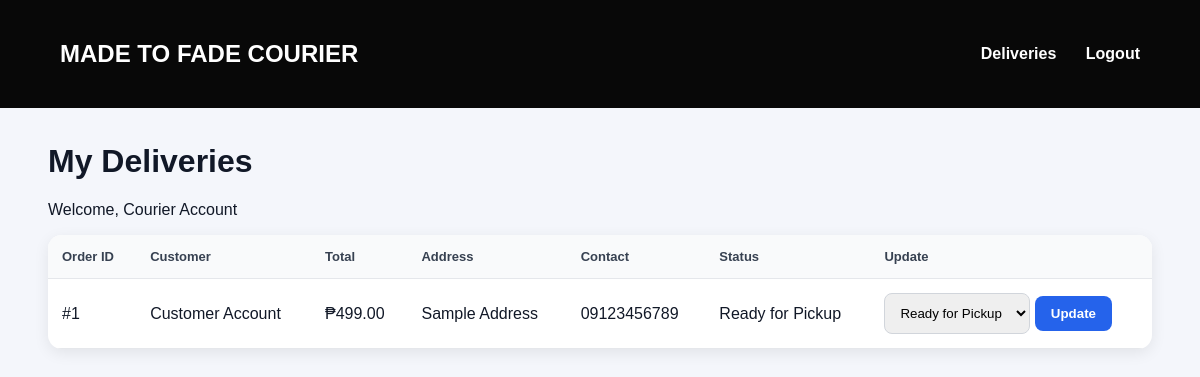
The page /courier/deliveries.php (signed in) on the database as committed earlier.
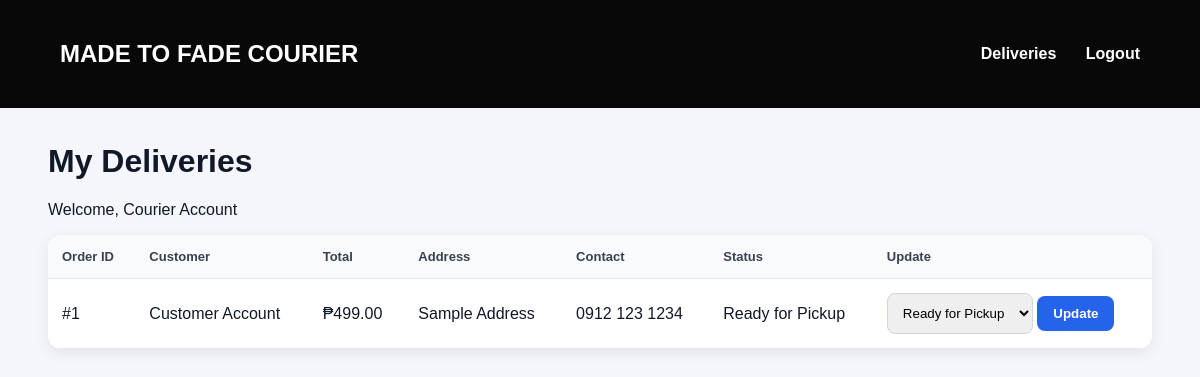
The same page on the database as committed later.
### tables this page shows
CREATE TABLE orders (
    id INT AUTO_INCREMENT PRIMARY KEY,
    customer_id INT,
    courier_id INT,
    total DECIMAL(10,2),
    order_status VARCHAR(50),
    delivery_status VARCHAR(50),
    payment_method VARCHAR(50),
    payment_status VARCHAR(50) DEFAULT 'Pending',
    stock_deducted VARCHAR(10) DEFAULT 'No',
    address VARCHAR(255),
    contact_number VARCHAR(20),
    date_created TIMESTAMP DEFAULT CURRENT_TIMESTAMP
);

CREATE TABLE users (
    id INT AUTO_INCREMENT PRIMARY KEY,
    fullname VARCHAR(100),
    username VARCHAR(50) UNIQUE,
    password VARCHAR(100),
    role VARCHAR(20)
);

### courier/deliveries.php (the view, shortened to what this page needs)
<?php
include "../includes/config.php";
$courier_id = $_SESSION['user_id'];
$result = mysqli_query($conn,
"SELECT orders.*, users.fullname
 FROM orders
 JOIN users ON orders.customer_id = users.id
 WHERE orders.courier_id='$courier_id'
 ORDER BY orders.id DESC");
?>
<!DOCTYPE html>
<html>
<head>
    <link rel="stylesheet" href="../css/style.css">
</head>
<body>
<div class="navbar">
    <h2>MADE TO FADE COURIER</h2>
    <div>
        <a href="deliveries.php">Deliveries</a>
        <a href="../logout.php">Logout</a>
    </div>
</div>
<div class="admin-container">
<h1>My Deliveries</h1>
<p>Welcome, <?php echo $_SESSION['fullname']; ?></p>
<table>
<tr>
    <th>Order ID</th>
    <th>Customer</th>
    <th>Total</th>
    <th>Address</th>
    <th>Contact</th>
    <th>Status</th>
    <th>Update</th>
</tr>
<?php while($row = mysqli_fetch_assoc($result)){ ?>
<tr>
    <td>#<?php echo $row['id']; ?></td>
    <td><?php echo $row['fullname']; ?></td>
    <td>₱<?php echo $row['total']; ?></td>
    <td><?php echo $row['address']; ?></td>
    <td><?php echo $row['contact_number']; ?></td>
    <td><?php echo $row['delivery_status']; ?></td>
    <td>
        <form method="POST">
            <select name="delivery_status">
                <option value="Ready for Pickup">
                    Ready for Pickup
                </option>
            </select>
            <button type="submit"
                    name="update"
                    class="btn">
                Update
            </button>
        </form>
    </td>
</tr>
<?php } ?>
</table>
</div>
</body>
</html>

Rows that differ between the two databases and show on the page:
changed orders "Sample Address": contact_number "09123456789" → "0912 123 1234"
